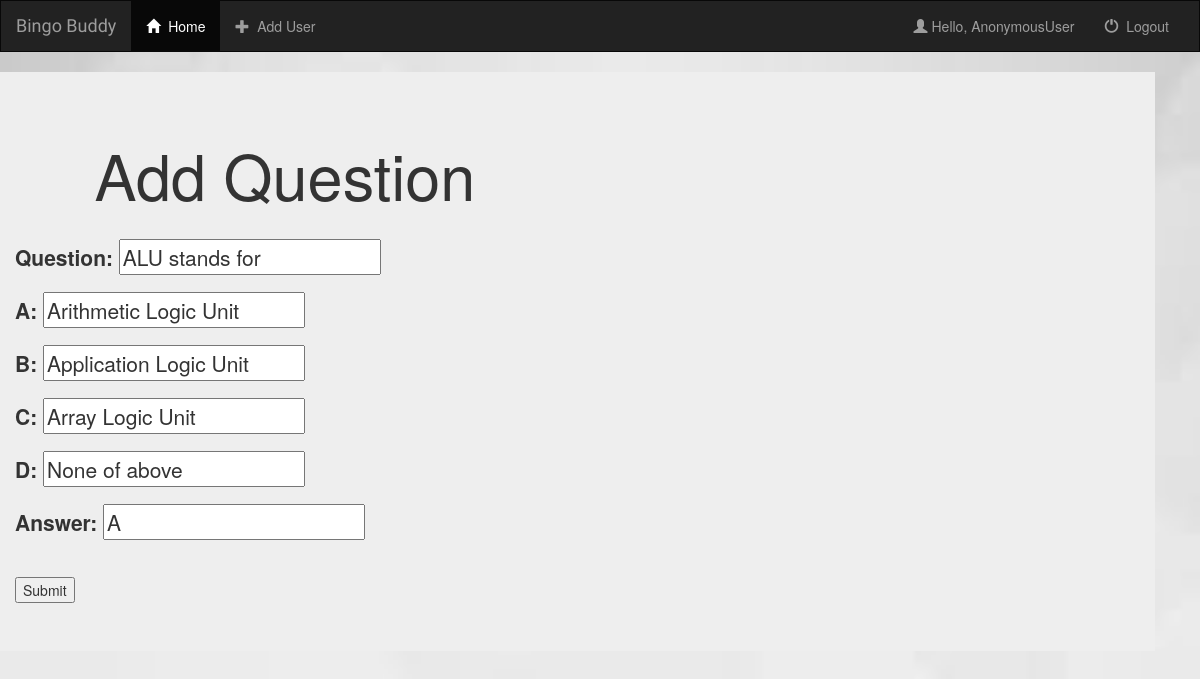
The app's page /testapp/updateQuestion/3/ with its own data.
### testapp/models.py (models this page shows, shortened)
class Question(models.Model):
    question = models.CharField(max_length=200)
    A = models.CharField(max_length=200)
    B = models.CharField(max_length=200)
    C = models.CharField(max_length=200)
    D = models.CharField(max_length=200)
    answer = models.CharField(max_length=10)

### testapp/views.py (the view)
# urls.py: re_path('updateQuestion/(?P<pk>\d+)/',updateQuestion,name='updateQuestion'),
@csrf_exempt
def updateQuestion(request,pk):
    context = {}
    obj = get_object_or_404(Question,id=pk)
    form = addQuestionform(request.POST or None, instance=obj)
    if form.is_valid():
        form.save()
        messages.success(request, 'Question updated successfully')
        return redirect('test:viewQuestion')
    context['form'] = form
    return render(request,'testapp/update-question.html',context)

### testapp/forms.py
class addQuestionform(ModelForm):
    class Meta:
        model = Question
        fields = "__all__"

### templates/testapp/update-question.html (shortened to what this page needs)
{% extends 'home/base.html' %}
{% block body %}
    <div class="jumbotron container row">
    <div class="col-md-6">
        <h1 align="center">Add Question</h1><br>
        <div class="card card-body">
           <form action="" method="POST">
                {{form.as_p}}
                <br>
             <input type="submit" name="Update">
             </form>
            </div>
        </div>
    </div>
 {% endblock %}

### static/css/style.css (style rules this page uses)
body, html { height: 100%; width: 100%; margin: 0; }
body { background-image: url("images/background.jfif"); background-position: center; background-size: cover; background-repeat: repeat-y; }

### records on screen
Question: question "ALU stands for", A "Arithmetic Logic Unit", B "Application Logic Unit", C "Array Logic Unit", D "None of above", answer "A"

### other values on screen
{{ request.user }} "AnonymousUser"
